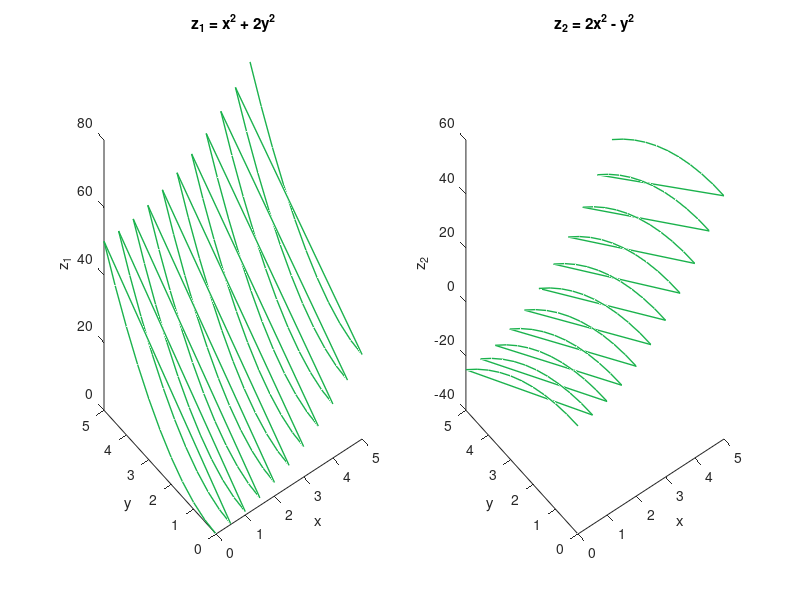

Source code (MATLAB):
% Part 1
numbers = input('Enter five numbers as an array in the following format [1,2,3,4,5]: ');

if length(numbers) ~= 5
    disp('Please enter exactly five numbers.');
else
    s_number = sort(numbers, 'descend');
    
    avg_high_3 = mean(s_number(1:3));
    
    disp(['The entered number are : ', num2str(numbers)]);
    disp(['Numbers sorted in descending order are : ', num2str(s_number)]);
    disp(['Avergae of the largest 3 numbers : ', num2str(avg_high_3)]);
end


% Part 2
x = 0:0.5:5;
y = 0:0.5:5;

z1_values = [];
z2_values = [];
x_values = [];
y_values = [];

for i = 1:length(x)
    for j = 1:length(y)
        x_values(end + 1) = x(i);
        y_values(end + 1) = y(j);
        z1_values(end + 1) = x(i)^2 + 2 * y(j)^2;
        z2_values(end + 1) = 2 * x(i)^2 - y(j)^2;
    end
end

figure;

subplot(1, 2, 1);
plot3(x_values, y_values, z1_values, 'LineWidth', 1, 'Color', [0.1, 0.7, 0.3]);
title('z_1 = x^2 + 2y^2');
xlabel('x');
ylabel('y');
zlabel('z_1');

subplot(1, 2, 2);
plot3(x_values, y_values, z2_values, 'LineWidth', 1, 'Color', [0.1, 0.7, 0.3]);
title('z_2 = 2x^2 - y^2');
xlabel('x');
ylabel('y');
zlabel('z_2');
